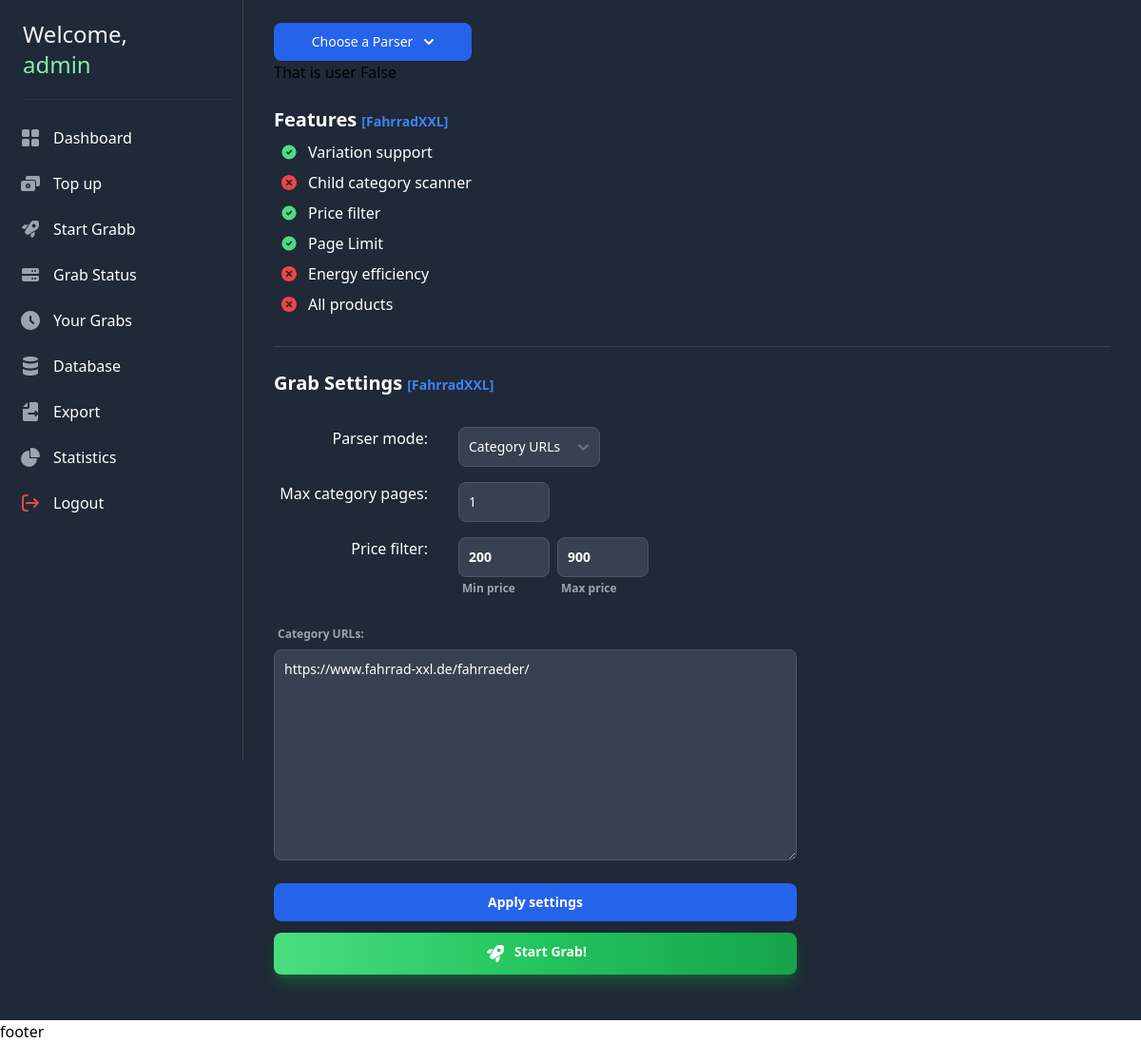
The app's page /start/FahrradXXL (signed in) with its own data.
### users/models.py (models this page shows, shortened)
class CustomUser(AbstractUser):
    jabber_address = models.CharField(max_length=255, blank=True, null=True)
    groups = models.ManyToManyField(Group, related_name='customuser_set', blank=True)
    user_permissions = models.ManyToManyField(Permission, related_name='customuser_set', blank=True)
    tos_accepted = models.BooleanField(default=True)
    credits_amount = models.IntegerField(default=0)
    grab_lock = models.BooleanField(default=False)
    export_lock = models.BooleanField(default=False)

### parser/models.py (models this page shows)
class Settings(models.Model):
    destination_choices = [
        ('Shopware 6', 'Shopware 6'),
        ('WooCommerce', 'WooCommerce'),
        ('Shopify', 'Shopify'),
    ]
    user = models.ForeignKey(CustomUser, on_delete=models.CASCADE)
    parser_name = models.CharField(max_length=100)
    parser_mode = models.CharField(max_length=100, choices=Modes._member_map_.items(), default=Modes.PRODUCT_URLS)
    destination = models.CharField(blank=True, max_length=100, choices=destination_choices, default='Shopware 6')
    target_shop = models.ForeignKey('ShopwareShop', on_delete=models.SET_NULL, null=True, blank=True, related_name='settings')
    max_page_amount = models.IntegerField(verbose_name="Max category pages", default=2)
    min_price = models.IntegerField(default=200)
    max_price = models.IntegerField(default=700)
    category_urls = models.TextField(verbose_name="Category URLs", blank=True)
    product_urls = models.TextField(verbose_name="Product URLs", blank=True, default='https://www.fahrrad-xxl.de/carver-drift-e-510-m000009360')
    keywords = models.TextField(verbose_name="Keywords", max_length=1000, blank=True)

### users/views.py (the view, shortened to what this page needs)
# urls.py: path('start/', user_views.start_grab, name='start'),
def start_grab(request, parser_name=None):
    available_parsers = [
        modname
        for i, (importer, modname, ispkg)
        in enumerate(pkgutil.iter_modules(Parser.__path__))
    ]
    features_instance = None
    features_fields = None
    settings = None
    settings_models = Settings.objects.filter(user=request.user, parser_name=parser_name)
    if settings_models:
        settings = settings_models[0]
        form = SettingsForm(instance=settings)
    if request.method == "POST":
        form = SettingsForm(request.POST, instance=settings)
        print(form.errors)
        if form.is_valid():
            form.save()
    if parser_name:
        module = importlib.import_module(f'parser.Parser.{parser_name}')
        parser: Core = getattr(module, parser_name)  # actually the parser module should be annotated, but for intellisense it is the core module
        features_instance = parser.FEATURES
        features_fields = [
            (getattr(features_instance, field.name), field.metadata)
            for field in fields(features_instance)
        ]
    context = {
        'parsers': available_parsers,
        'parser_name': parser_name,
        'features_instance': features_instance,
        'features_fields': features_fields,
        'form': form,
        'settings': settings
    }
    return render(request, 'users/pages/start_grab.html', context=context)

### parser/forms.py
class SettingsForm(forms.ModelForm):
    class Meta:
        model = Settings
        fields = "__all__"
        widgets = {
            'user': forms.HiddenInput(),
            'parser_mode': forms.Select(),
            'category_urls': forms.Textarea(attrs={'placeholder': 'Please enter category URLs, one per line.', 'required': False}),
            'product_urls': forms.Textarea(attrs={'placeholder': 'Please enter product URLs, one per line.'}),
            'keywords': forms.Textarea(attrs={'placeholder': 'Please enter Keywords like you would entering in source shop.'}),
        }
    def __init__(self, *args, **kwargs):
        super().__init__(*args, **kwargs)
        self.fields['parser_mode'].choices = [choice for choice in self.fields['parser_mode'].choices if choice[0] != '']
        for name, field in self.fields.items():
            field.widget.attrs['class'] = CLASS_ATTR
            if field.widget.__class__.__name__ == 'Textarea':
                field.widget.attrs.update({'cols': None})
                field.widget.attrs['class'] += ' w-full'
            if field.widget.__class__.__name__ == 'NumberInput':
                field.widget.attrs['class'] += ' w-24'

### parser/Parser/FahrradXXL.py (called while the page is built)
    def __process_child_category__(self, jobs, future): ...

### parser/models.py (called while the page is built)
    def __str__(self):
        return self.value

### theme/templates/users/pages/start_grab.html (shortened to what this page needs)
{% extends "users/index.html" %}
{% block content_block %}
    <div class="p-6 px-8">
        <button id="parser_dropdown_btn"
                class="w-52 text-white bg-blue-700 hover:bg-blue-800 focus:ring-4 focus:outline-none focus:ring-blue-300 font-medium rounded-lg text-sm px-5 py-2.5 text-center flex justify-center items-center dark:bg-blue-600 dark:hover:bg-blue-700 dark:focus:ring-blue-800"
                type="button">
            Choose a Parser
            <svg class="w-2.5 h-2.5 ms-3"
                 aria-hidden="true"
                 xmlns="http://www.w3.org/2000/svg"
                 fill="none"
                 viewBox="0 0 10 6">
                <path stroke="currentColor" stroke-linecap="round" stroke-linejoin="round" stroke-width="2" d="m1 1 4 4 4-4" />
            </svg>
        </button>
        <div id="parser_settings">
            <div>That is user {{ user.grab_lock }}</div>
            {% if parser_name and not user.grab_lock %}
                {% include "users/components/parser_settings.html" %}
            {% else %}
                {% include "users/components/grab_status.html" %}
            {% endif %}
        </div>
    </div>
{% endblock content_block %}

### theme/templates/users/components/navigation_sidebar.html (shortened to what this page needs)
{% block nav_body %}
  <aside id="default-sidebar"
         class="dark top-0 left-0 z-40 w-64 h-screen transition-transform -translate-x-full sm:translate-x-0"
         aria-label="Sidenav">
    <div class="overflow-y-auto py-5 px-3 h-full bg-white border-r border-gray-200 dark:bg-gray-800 dark:border-gray-700">
      <div class="p2 pb-5 ml-3 mb-5 border-opacity-10 dark:text-gray-100 border-b border-blue-400">
        <h2 class="text-2xl">
          Welcome, <br><span class="dark:text-green-300">{{ user.username }}</span>
        </h2>
      </div>
      <ul class="space-y-2">
        <li>
          <a href="{% url 'dashboard' %}"
             class="flex items-center p-2 text-base font-normal text-gray-900 rounded-lg dark:text-white hover:bg-gray-100 dark:hover:bg-gray-700 group">
            <span class="ml-3">Dashboard</span>
          </a>
        </li>
        <li>
          <a href="{% url 'topup' %}"
             class="flex items-center p-2 text-base font-normal text-gray-900 rounded-lg dark:text-white hover:bg-gray-100 dark:hover:bg-gray-700 group">
            <span class="ml-3">Top up</span>
          </a>
        </li>
        <li>
          <a href="{% url 'start' %}"
             class="flex items-center p-2 text-base font-normal text-gray-900 rounded-lg dark:text-white hover:bg-gray-100 dark:hover:bg-gray-700 group">
            <span class="ml-3">Start Grabb</span>
          </a>
        </li>
        <li>
          <a href="{% url 'status' %}"
             class="flex items-center p-2 text-base font-normal text-gray-900 rounded-lg dark:text-white hover:bg-gray-100 dark:hover:bg-gray-700 group">
            <span class="ml-3">Grab Status</span>
          </a>
        </li>
        <li>
          <a href="{% url 'grabs' %}"
             class="flex items-center p-2 text-base font-normal text-gray-900 rounded-lg dark:text-white hover:bg-gray-100 dark:hover:bg-gray-700 group">
            <span class="ml-3">Your Grabs</span>
          </a>
        </li>
        <li>
          <a href="{% url 'database' %}"
             class="flex items-center p-2 text-base font-normal text-gray-900 rounded-lg dark:text-white hover:bg-gray-100 dark:hover:bg-gray-700 group">
            <span class="ml-3">Database</span>
          </a>
        </li>
        <li>
          <a href="{% url 'export' %}"
             class="flex items-center p-2 text-base font-normal text-gray-900 rounded-lg dark:text-white hover:bg-gray-100 dark:hover:bg-gray-700 group">
            <span class="ml-3">Export</span>
          </a>
        </li>
        <li>
          <a href="{% url 'stats' %}"
             class="flex items-center p-2 text-base font-normal text-gray-900 rounded-lg dark:text-white hover:bg-gray-100 dark:hover:bg-gray-700 group">
            <span class="ml-3">Statistics</span>
          </a>
        </li>
        <li>
          <a href="{% url 'logout' %}"
             class="flex items-center p-2 text-base font-normal text-gray-900 rounded-lg dark:text-white hover:bg-gray-100 dark:hover:bg-gray-700 group">
            <div class="w-6 h-6 text-gray-400 transition duration-75 dark:text-red-500 group-hover:text-gray-900 dark:group-hover:text-white">
              <svg width="24" height="24" fill="none" viewBox="0 0 24 24">
                <path stroke="currentColor" stroke-linecap="round" stroke-linejoin="round" stroke-width="2" d="M20 12H8m12 0-4 4m4-4-4-4M9 4H7a3 3 0 0 0-3 3v10a3 3 0 0 0 3 3h2" />
              </svg>
            </div>
            <span class="ml-3">Logout</span>
          </a>
        </li>
      </ul>
    </div>
  </aside>
{% endblock nav_body %}

### theme/templates/users/components/parser_settings.html (shortened to what this page needs)
<div class="text-white py-6 border-b border-gray-700" id="parser_features">
    <div class="text-xl font-bold">
        Features <span class="text-blue-500 text-sm">[{{ parser_name }}]</span>
    </div>
    <div class="container p-1">
        <ul>
            {% for field_value, field_metadata in features_fields %}
                <li class="p-1 bg-gray-800 rounded">
                    <div class="flex align-middle">
                        <div class="value_icon mr-1 flex">
                        </div>
                        <div class="key_name">{{ field_metadata.field_name }}</div>
                    </div>
                </li>
            {% endfor %}
        </ul>
    </div>
</div>
<div id="settings_form" class="text-white py-6 w-[550px] flex flex-col space-y-3">
    <form method="post" class="grid gap-6 w-[550px]">
        <div class="grid grid-cols-3 gap-4 gap-x-8">
            <div class="col-span-3 text-xl font-bold mb-4">
                Grab Settings <span class="text-blue-500 text-sm">[{{ parser_name }}]</span>
            </div>
            <div class="col-span-1 text-right">
                <label for="parser_mode" class="block">{{ form.parser_mode.label }}:</label>
            </div>
            <div class="col-span-2">{{ form.parser_mode }}</div>
            <div class="col-span-1 text-right">
                <label for="max_page_amount" class="block">{{ form.max_page_amount.label }}:</label>
            </div>
            <div class="col-span-2">{{ form.max_page_amount }}</div>
            <div class="col-span-1 text-right">
                <label class="block">Price filter:</label>
            </div>
            <div id="price-range-container"
                 class="col-span-2 flex space-x-2 text-gray-400 font-bold">
                <div>
                    {{ form.min_price }}
                    <div class="p-1 text-xs">{{ form.min_price.label }}</div>
                </div>
                <div>
                    {{ form.max_price }}
                    <div class="p-1 text-xs">{{ form.max_price.label }}</div>
                </div>
            </div>
        </div>
        <div id="text_areas" class="grid gap-4 w-full">
            <div id="category-urls-container" class="hidden">
                <label for="category_urls"
                       class="text-gray-400 font-bold text-xs block p-1 pb-2">{{ form.category_urls.label }}:</label>
                {{ form.category_urls }}
            </div>
        </div>
        <div class="flex flex-col space-y-2">
            <button id="settings-btn"
                    type="submit"
                    class="w-full text-white font-bold bg-blue-700 hover:bg-blue-800 focus:ring-4 focus:outline-none focus:ring-blue-300 rounded-lg text-sm px-5 py-2.5 text-center items-center dark:bg-blue-600 dark:hover:bg-blue-700 dark:focus:ring-blue-800">
                Apply settings
            </button>
        </div>
    </form>
    <form action="{% url 'start_grab_thread' %}" method="post" target='dummyframe'>
        <button id="start-grab"
                type="submit"
                class="text-white font-bold bg-gradient-to-r from-green-400 via-green-500 to-green-600 hover:bg-gradient-to-br focus:ring-4 focus:outline-none focus:ring-green-300 dark:focus:ring-green-800 shadow-lg shadow-green-500/50 dark:shadow-lg dark:shadow-green-800/80 rounded-lg text-sm px-5 py-2.5 text-center w-full"
                class="w-full text-white font-bold bg-blue-700 hover:bg-blue-800 focus:ring-4 focus:outline-none focus:ring-blue-300 rounded-lg text-sm px-5 py-2.5 text-center items-center dark:bg-blue-600 dark:hover:bg-blue-700 dark:focus:ring-blue-800">
            <div class="flex justify-center space-x-2">
                <span>Start Grab!</span>
            </div>
        </button>
    </form>
</div>

### records on screen
CustomUser: username "admin", grab_lock "False"
Settings: parser_name "FahrradXXL", parser_mode "Category URLs", max_page_amount "1", min_price "200", max_price "900", category_urls "https://www.fahrrad-xxl.de/fahrraeder/"

### other values on screen
{{ field_metadata.field_name }} "Variation support" "Child category scanner" "Price filter" "Page Limit" "Energy efficiency" "All products"
